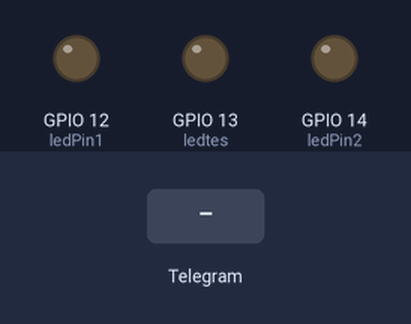
A sketch run on a simulated ESP8266 (NodeMCU). Shown: output pins drawn as LEDs (lit = HIGH). Inputs (shaded band) come from the test bench. WiFi joins after 1.5 s; servers stay silent unless stated; what the sketch prints to the serial monitor is not drawn.

Above: at 2.8 s.
2.9 s: Telegram message "/ledoff" received
At 4.1 s:
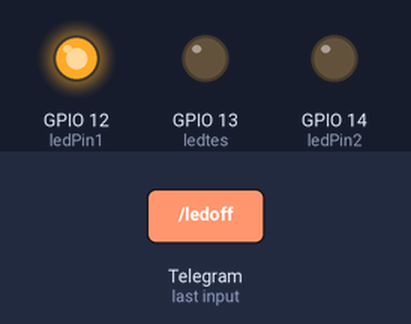
4.7 s: Telegram message "/led2off" received
At 5.6 s:
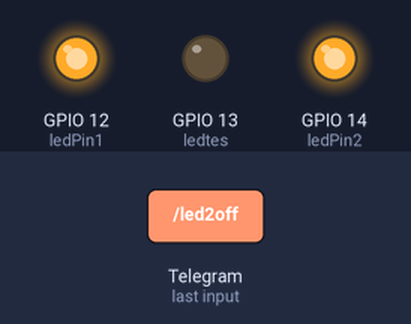
6.6 s: Telegram message "/ledon" received
At 8.2 s:
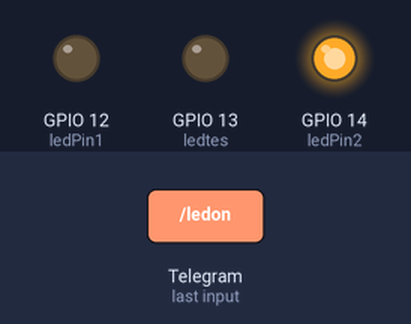
8.5 s: Telegram message "/led2on" received
At 9.8 s:
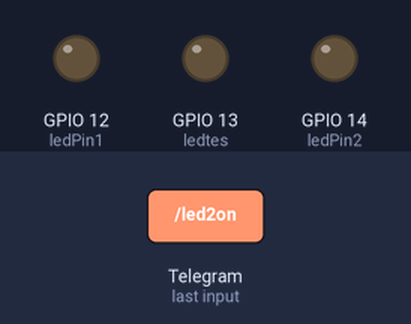
Timing chart, 0 to 11.4 s (numbered marks = the images above; inputs shaded):
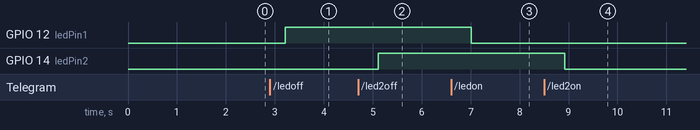

Measured:
- after the input at 2.9 s, GPIO 12 (ledPin1): LOW → HIGH after 0.31 s
- after the input at 4.7 s, GPIO 14 (ledPin2): LOW → HIGH after 0.42 s
- after the input at 6.6 s, GPIO 12 (ledPin1): HIGH → LOW after 0.42 s
- after the input at 8.5 s, GPIO 14 (ledPin2): HIGH → LOW after 0.42 s

The sketch:

FlashLED.ino
```cpp
/*******************************************************************
 *  An example of bot that receives commands and turns on and off  *
 *  an LED.                                                        *
 *                                                                 *
 *  written by Giacarlo Bacchio (Gianbacchio on Github)            *
 *  adapted by Brian Lough                                         *
 *******************************************************************/
#include <ESP8266WiFi.h>
#include <WiFiClientSecure.h>
#include <UniversalTelegramBot.h>

// Initialize Wifi connection to the router
char ssid[] = "PKSpartaikuPrabowoPresidenku";     // your network SSID (name)
char password[] = "bismillah"; // your network key

// Initialize Telegram BOT
#define BOTtoken "759895011:AAEwtLkxf5LLo-27HG84mwDN61ufabi_WQY"  // your Bot Token (Get from Botfather)

WiFiClientSecure client;
UniversalTelegramBot bot(BOTtoken, client);

int Bot_mtbs = 1000; //mean time between scan messages
long Bot_lasttime;   //last time messages' scan has been done
bool Start = false;

const int ledtes = 13;
const int ledPin1 = 12;
const int ledPin2 = 14;

void handleNewMessages(int numNewMessages) {
  Serial.println("handleNewMessages");
  Serial.println(String(numNewMessages));

  for (int i=0; i<numNewMessages; i++) {
    String chat_id = String(bot.messages[i].chat_id);
    String text = bot.messages[i].text;

    String from_name = bot.messages[i].from_name;
    if (from_name == "") from_name = "Guest";

    if (text == "/ledon") {
      digitalWrite(ledPin1, LOW);   // turn the LED on (HIGH is the voltage level)
      bot.sendMessage(chat_id, "Led 1 is ON", "");
    }

    if (text == "/ledoff") {
      digitalWrite(ledPin1, HIGH);    // turn the LED off (LOW is the voltage level)
      bot.sendMessage(chat_id, "Led 1 is OFF", "");
    }

    if (text == "/led2on") {
      digitalWrite(ledPin2, LOW);   // turn the LED on (HIGH is the voltage level)
      bot.sendMessage(chat_id, "Led 1 is ON", "");
    }

    if (text == "/led2off") {
      digitalWrite(ledPin2, HIGH);    // turn the LED off (LOW is the voltage level)
      bot.sendMessage(chat_id, "Led 1 is OFF", "");
    }


    if (text == "/start") {
      String welcome = "Welcome to Universal Arduino Telegram Bot library, " + from_name + ".\n";
      welcome += "This is Flash Led Bot example.\n\n";
      welcome += "/ledon : to switch the Led ON\n";
      welcome += "/ledoff : to switch the Led OFF\n";
      welcome += "/led2on : to switch the Led 2 ON\n";
      welcome += "/led2off : to switch the Led OFF 2 \n";
      bot.sendMessage(chat_id, welcome, "Markdown");
    }
  }
}


void setup() {
  Serial.begin(115200);

  // Set WiFi to station mode and disconnect from an AP if it was Previously
  // connected
  WiFi.mode(WIFI_STA);
  WiFi.disconnect();
  delay(100);

  // attempt to connect to Wifi network:
  Serial.print("Connecting Wifi: ");
  Serial.println(ssid);
  WiFi.begin(ssid, password);

  while (WiFi.status() != WL_CONNECTED) {
    Serial.print(".");
    delay(500);
  }

  Serial.println("");
  Serial.println("WiFi connected");
  Serial.print("IP address: ");
  Serial.println(WiFi.localIP());

  pinMode(ledtes, OUTPUT);// initialize digital ledPin as an output.
   pinMode(ledPin1, OUTPUT);
    pinMode(ledPin2, OUTPUT);
  delay(10);
  digitalWrite(ledtes, LOW); // initialize pin as off
}

void loop() {
  if (millis() > Bot_lasttime + Bot_mtbs)  {
    int numNewMessages = bot.getUpdates(bot.last_message_received + 1);

    while(numNewMessages) {
      Serial.println("got response");
      handleNewMessages(numNewMessages);
      numNewMessages = bot.getUpdates(bot.last_message_received + 1);
    }

    Bot_lasttime = millis();
  }
}
```
